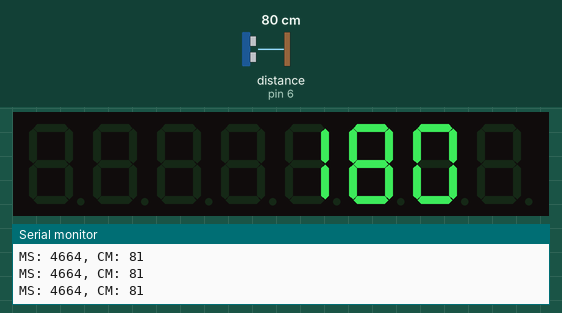
Simulated run of this sketch. Board: Arduino Uno, built with avr-gcc and run on an emulated ATmega328P. Shown: 8-digit seven-segment display, the last lines printed to the serial monitor. The inputs (shaded band) are chosen by the test bench; at power-on: distance to the obstacle (sensor on pin 6) 80 cm. The echo pulse lasts 58.3 µs per cm.

Above: at 1.2 s.
1.3 s: distance to the obstacle (sensor on pin 6) set to 60 cm
3.2 s: distance to the obstacle (sensor on pin 6) set to 2 cm
At 4.9 s:
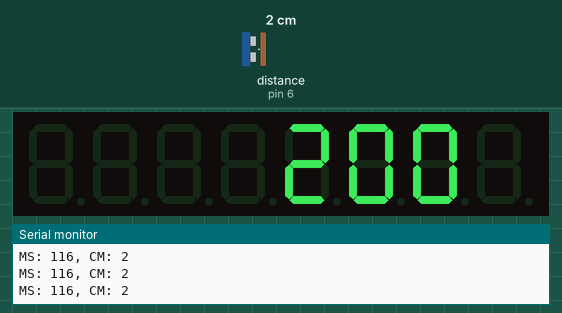
5.2 s: distance to the obstacle (sensor on pin 6) set to 4 cm
At 6.0 s:
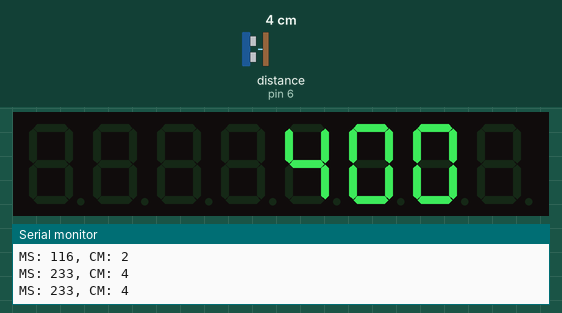
Timing chart, 0 to 8.2 s (numbered marks = the images above; inputs shaded):
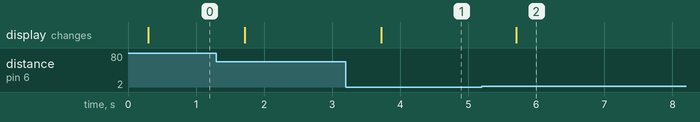

Measured:
- after the input at 3.2 s, the display: changes after 0.52 s (image 1)
- after the input at 5.2 s, the display: changes after 0.51 s (image 2)

The sketch:

UltrasonicDistance4Digit7SegV2_ino.ino
```cpp
#include <NewPing.h>
#include "LedControl.h"

LedControl lc=LedControl(12,11,10,4);
#define TRIGGER_PIN  7
#define ECHO_PIN     6
#define MAX_DISTANCE 300

int pizoPin = 9;


NewPing sonar(TRIGGER_PIN, ECHO_PIN, MAX_DISTANCE);

void setup()
  {
    Serial.begin(9600);

    //setting up the display
    lc.shutdown(0,false);
    lc.setIntensity(0,8);
    lc.clearDisplay(0);
  }

void loop()
  {
    int avgUSec = sonar.ping_median(10); //Getting the average microseconds between pings

    int cm = sonar.convert_cm(avgUSec); //Converting the average mircoseconds to centimeters

    //Writing to Serial
    Serial.print("MS: ");
    Serial.print(avgUSec);
    Serial.print(", CM: ");
    Serial.println(cm);

    //writing to display
    lc.setDigit(0,1,cm/100,false);
    lc.setDigit(0,2,(cm%100)/10,false);
    lc.setDigit(0,3,(cm%100)%10,false);


    delay(20);
  }
```
